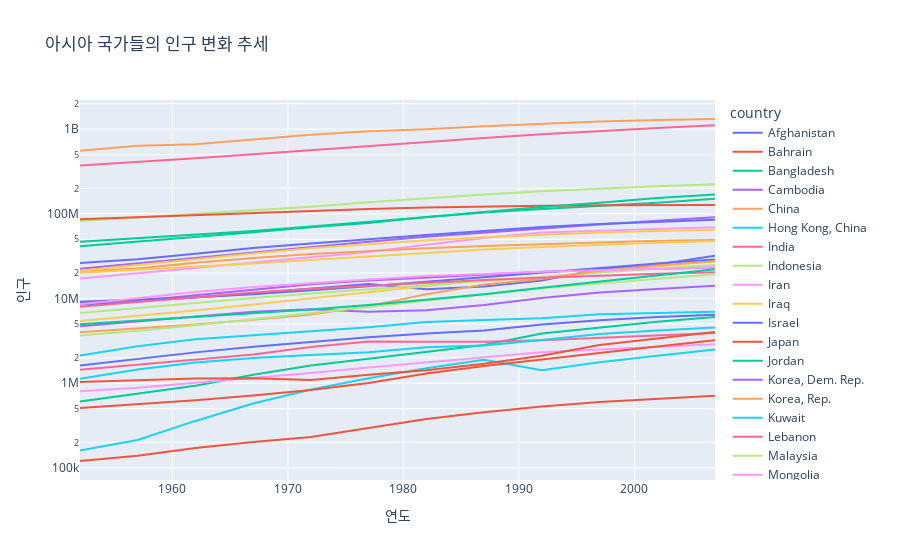

Notebook cell for this chart:
### Code cell
# 2. 아시아 국가들의 인구 변화 추세 (선 그래프)

asia_df = gapminder_df[gapminder_df['continent'] == 'Asia']

fig = px.line(asia_df,
              x= 'year',
              y= 'pop',
              color= 'country',
              title='아시아 국가들의 인구 변화 추세')

# 아시아 국가들만 필터링
asia_df = gapminder_df[gapminder_df['continent'] == 'Asia']

# 선 그래프 생성
fig = px.line(asia_df,
              x='year',
              y='pop',
              color='country',
              log_y=True,
              title='아시아 국가들의 인구 변화 추세',
              labels={'pop': '인구', 'year': '연도'})

fig.show()

### Figure 1 — Plotly figure (JSON) as saved in the notebook; plotly's stock layout.template omitted (floating-point values rounded to 4 significant figures)
{"data": [{"hovertemplate": "country=Afghanistan<br>연도=%{x}<br>인구=%{y}<extra></extra>", "legendgroup": "Afghanistan", "line": {"color": "#636efa", "dash": "solid"}, "marker": {"symbol": "circle"}, "mode": "lines", "name": "Afghanistan", "orientation": "v", "showlegend": true, "type": "scatter", "x": [1952, 1957, 1962, 1967, 1972, 1977, 1982, 1987, 1992, 1997, 2002, 2007], "xaxis": "x", "y": [8425333, 9240934, 10267083, 11537966, 13079460, 14880372, 12881816, 13867957, 16317921, 22227415, 25268405, 31889923], "yaxis": "y"}, {"hovertemplate": "country=Bahrain<br>연도=%{x}<br>인구=%{y}<extra></extra>", "legendgroup": "Bahrain", "line": {"color": "#EF553B", "dash": "solid"}, "marker": {"symbol": "circle"}, "mode": "lines", "name": "Bahrain", "orientation": "v", "showlegend": true, "type": "scatter", "x": [1952, 1957, 1962, 1967, 1972, 1977, 1982, 1987, 1992, 1997, 2002, 2007], "xaxis": "x", "y": [120447, 138655, 171863, 202182, 230800, 297410, 377967, 454612, 529491, 598561, 656397, 708573], "yaxis": "y"}, {"hovertemplate": "country=Bangladesh<br>연도=%{x}<br>인구=%{y}<extra></extra>", "legendgroup": "Bangladesh", "line": {"color": "#00cc96", "dash": "solid"}, "marker": {"symbol": "circle"}, "mode": "lines", "name": "Bangladesh", "orientation": "v", "showlegend": true, "type": "scatter", "x": [1952, 1957, 1962, 1967, 1972, 1977, 1982, 1987, 1992, 1997, 2002, 2007], "xaxis": "x", "y": [46886859, 51365468, 56839289, 62821884, 70759295, 80428306, 93074406, 103764241, 113704579, 123315288, 135656790, 150448339], "yaxis": "y"}, {"hovertemplate": "country=Cambodia<br>연도=%{x}<br>인구=%{y}<extra></extra>", "legendgroup": "Cambodia", "line": {"color": "#ab63fa", "dash": "solid"}, "marker": {"symbol": "circle"}, "mode": "lines", "name": "Cambodia", "orientation": "v", "showlegend": true, "type": "scatter", "x": [1952, 1957, 1962, 1967, 1972, 1977, 1982, 1987, 1992, 1997, 2002, 2007], "xaxis": "x", "y": [4693836, 5322536, 6083619, 6960067, 7450606, 6978607, 7272485, 8371791, 10150094, 11782962, 12926707, 14131858], "yaxis": "y"}, {"hovertemplate": "country=China<br>연도=%{x}<br>인구=%{y}<extra></extra>", "legendgroup": "China", "line": {"color": "#FFA15A", "dash": "solid"}, "marker": {"symbol": "circle"}, "mode": "lines", "name": "China", "orientation": "v", "showlegend": true, "type": "scatter", "x": [1952, 1957, 1962, 1967, 1972, 1977, 1982, 1987, 1992, 1997, 2002, 2007], "xaxis": "x", "y": [556263527, 637408000, 665770000, 754550000, 862030000, 943455000, 1000281000, 1084035000, 1164970000, 1230075000, 1280400000, 1318683096], "yaxis": "y"}, {"hovertemplate": "country=Hong Kong, China<br>연도=%{x}<br>인구=%{y}<extra></extra>", "legendgroup": "Hong Kong, China", "line": {"color": "#19d3f3", "dash": "solid"}, "marker": {"symbol": "circle"}, "mode": "lines", "name": "Hong Kong, China", "orientation": "v", "showlegend": true, "type": "scatter", "x": [1952, 1957, 1962, 1967, 1972, 1977, 1982, 1987, 1992, 1997, 2002, 2007], "xaxis": "x", "y": [2125900, 2736300, 3305200, 3722800, 4115700, 4583700, 5264500, 5584510, 5829696, 6495918, 6762476, 6980412], "yaxis": "y"}, {"hovertemplate": "country=India<br>연도=%{x}<br>인구=%{y}<extra></extra>", "legendgroup": "India", "line": {"color": "#FF6692", "dash": "solid"}, "marker": {"symbol": "circle"}, "mode": "lines", "name": "India", "orientation": "v", "showlegend": true, "type": "scatter", "x": [1952, 1957, 1962, 1967, 1972, 1977, 1982, 1987, 1992, 1997, 2002, 2007], "xaxis": "x", "y": [372000000, 409000000, 454000000, 506000000, 567000000, 634000000, 708000000, 788000000, 872000000, 959000000, 1034172547, 1110396331], "yaxis": "y"}, {"hovertemplate": "country=Indonesia<br>연도=%{x}<br>인구=%{y}<extra></extra>", "legendgroup": "Indonesia", "line": {"color": "#B6E880", "dash": "solid"}, "marker": {"symbol": "circle"}, "mode": "lines", "name": "Indonesia", "orientation": "v", "showlegend": true, "type": "scatter", "x": [1952, 1957, 1962, 1967, 1972, 1977, 1982, 1987, 1992, 1997, 2002, 2007], "xaxis": "x", "y": [82052000, 90124000, 99028000, 109343000, 121282000, 136725000, 153343000, 169276000, 184816000, 199278000, 211060000, 223547000], "yaxis": "y"}, {"hovertemplate": "country=Iran<br>연도=%{x}<br>인구=%{y}<extra></extra>", "legendgroup": "Iran", "line": {"color": "#FF97FF", "dash": "solid"}, "marker": {"symbol": "circle"}, "mode": "lines", "name": "Iran", "orientation": "v", "showlegend": true, "type": "scatter", "x": [1952, 1957, 1962, 1967, 1972, 1977, 1982, 1987, 1992, 1997, 2002, 2007], "xaxis": "x", "y": [17272000, 19792000, 22874000, 26538000, 30614000, 35480679, 43072751, 51889696, 60397973, 63327987, 66907826, 69453570], "yaxis": "y"}, {"hovertemplate": "country=Iraq<br>연도=%{x}<br>인구=%{y}<extra></extra>", "legendgroup": "Iraq", "line": {"color": "#FECB52", "dash": "solid"}, "marker": {"symbol": "circle"}, "mode": "lines", "name": "Iraq", "orientation": "v", "showlegend": true, "type": "scatter", "x": [1952, 1957, 1962, 1967, 1972, 1977, 1982, 1987, 1992, 1997, 2002, 2007], "xaxis": "x", "y": [5441766, 6248643, 7240260, 8519282, 10061506, 11882916, 14173318, 16543189, 17861905, 20775703, 24001816, 27499638], "yaxis": "y"}, {"hovertemplate": "country=Israel<br>연도=%{x}<br>인구=%{y}<extra></extra>", "legendgroup": "Israel", "line": {"color": "#636efa", "dash": "solid"}, "marker": {"symbol": "circle"}, "mode": "lines", "name": "Israel", "orientation": "v", "showlegend": true, "type": "scatter", "x": [1952, 1957, 1962, 1967, 1972, 1977, 1982, 1987, 1992, 1997, 2002, 2007], "xaxis": "x", "y": [1620914, 1944401, 2310904, 2693585, 3095893, 3495918, 3858421, 4203148, 4936550, 5531387, 6029529, 6426679], "yaxis": "y"}, {"hovertemplate": "country=Japan<br>연도=%{x}<br>인구=%{y}<extra></extra>", "legendgroup": "Japan", "line": {"color": "#EF553B", "dash": "solid"}, "marker": {"symbol": "circle"}, "mode": "lines", "name": "Japan", "orientation": "v", "showlegend": true, "type": "scatter", "x": [1952, 1957, 1962, 1967, 1972, 1977, 1982, 1987, 1992, 1997, 2002, 2007], "xaxis": "x", "y": [86459025, 91563009, 95831757, 100825279, 107188273, 113872473, 118454974, 122091325, 124329269, 125956499, 127065841, 127467972], "yaxis": "y"}, {"hovertemplate": "country=Jordan<br>연도=%{x}<br>인구=%{y}<extra></extra>", "legendgroup": "Jordan", "line": {"color": "#00cc96", "dash": "solid"}, "marker": {"symbol": "circle"}, "mode": "lines", "name": "Jordan", "orientation": "v", "showlegend": true, "type": "scatter", "x": [1952, 1957, 1962, 1967, 1972, 1977, 1982, 1987, 1992, 1997, 2002, 2007], "xaxis": "x", "y": [607914, 746559, 933559, 1255058, 1613551, 1937652, 2347031, 2820042, 3867409, 4526235, 5307470, 6053193], "yaxis": "y"}, {"hovertemplate": "country=Korea, Dem. Rep.<br>연도=%{x}<br>인구=%{y}<extra></extra>", "legendgroup": "Korea, Dem. Rep.", "line": {"color": "#ab63fa", "dash": "solid"}, "marker": {"symbol": "circle"}, "mode": "lines", "name": "Korea, Dem. Rep.", "orientation": "v", "showlegend": true, "type": "scatter", "x": [1952, 1957, 1962, 1967, 1972, 1977, 1982, 1987, 1992, 1997, 2002, 2007], "xaxis": "x", "y": [8865488, 9411381, 10917494, 12617009, 14781241, 16325320, 17647518, 19067554, 20711375, 21585105, 22215365, 23301725], "yaxis": "y"}, {"hovertemplate": "country=Korea, Rep.<br>연도=%{x}<br>인구=%{y}<extra></extra>", "legendgroup": "Korea, Rep.", "line": {"color": "#FFA15A", "dash": "solid"}, "marker": {"symbol": "circle"}, "mode": "lines", "name": "Korea, Rep.", "orientation": "v", "showlegend": true, "type": "scatter", "x": [1952, 1957, 1962, 1967, 1972, 1977, 1982, 1987, 1992, 1997, 2002, 2007], "xaxis": "x", "y": [20947571, 22611552, 26420307, 30131000, 33505000, 36436000, 39326000, 41622000, 43805450, 46173816, 47969150, 49044790], "yaxis": "y"}, {"hovertemplate": "country=Kuwait<br>연도=%{x}<br>인구=%{y}<extra></extra>", "legendgroup": "Kuwait", "line": {"color": "#19d3f3", "dash": "solid"}, "marker": {"symbol": "circle"}, "mode": "lines", "name": "Kuwait", "orientation": "v", "showlegend": true, "type": "scatter", "x": [1952, 1957, 1962, 1967, 1972, 1977, 1982, 1987, 1992, 1997, 2002, 2007], "xaxis": "x", "y": [160000, 212846, 358266, 575003, 841934, 1140357, 1497494, 1891487, 1418095, 1765345, 2111561, 2505559], "yaxis": "y"}, {"hovertemplate": "country=Lebanon<br>연도=%{x}<br>인구=%{y}<extra></extra>", "legendgroup": "Lebanon", "line": {"color": "#FF6692", "dash": "solid"}, "marker": {"symbol": "circle"}, "mode": "lines", "name": "Lebanon", "orientation": "v", "showlegend": true, "type": "scatter", "x": [1952, 1957, 1962, 1967, 1972, 1977, 1982, 1987, 1992, 1997, 2002, 2007], "xaxis": "x", "y": [1439529, 1647412, 1886848, 2186894, 2680018, 3115787, 3086876, 3089353, 3219994, 3430388, 3677780, 3921278], "yaxis": "y"}, {"hovertemplate": "country=Malaysia<br>연도=%{x}<br>인구=%{y}<extra></extra>", "legendgroup": "Malaysia", "line": {"color": "#B6E880", "dash": "solid"}, "marker": {"symbol": "circle"}, "mode": "lines", "name": "Malaysia", "orientation": "v", "showlegend": true, "type": "scatter", "x": [1952, 1957, 1962, 1967, 1972, 1977, 1982, 1987, 1992, 1997, 2002, 2007], "xaxis": "x", "y": [6748378, 7739235, 8906385, 10154878, 11441462, 12845381, 14441916, 16331785, 18319502, 20476091, 22662365, 24821286], "yaxis": "y"}, {"hovertemplate": "country=Mongolia<br>연도=%{x}<br>인구=%{y}<extra></extra>", "legendgroup": "Mongolia", "line": {"color": "#FF97FF", "dash": "solid"}, "marker": {"symbol": "circle"}, "mode": "lines", "name": "Mongolia", "orientation": "v", "showlegend": true, "type": "scatter", "x": [1952, 1957, 1962, 1967, 1972, 1977, 1982, 1987, 1992, 1997, 2002, 2007], "xaxis": "x", "y": [800663, 882134, 1010280, 1149500, 1320500, 1528000, 1756032, 2015133, 2312802, 2494803, 2674234, 2874127], "yaxis": "y"}, {"hovertemplate": "country=Myanmar<br>연도=%{x}<br>인구=%{y}<extra></extra>", "legendgroup": "Myanmar", "line": {"color": "#FECB52", "dash": "solid"}, "marker": {"symbol": "circle"}, "mode": "lines", "name": "Myanmar", "orientation": "v", "showlegend": true, "type": "scatter", "x": [1952, 1957, 1962, 1967, 1972, 1977, 1982, 1987, 1992, 1997, 2002, 2007], "xaxis": "x", "y": [20092996, 21731844, 23634436, 25870271, 28466390, 31528087, 34680442, 38028578, 40546538, 43247867, 45598081, 47761980], "yaxis": "y"}, {"hovertemplate": "country=Nepal<br>연도=%{x}<br>인구=%{y}<extra></extra>", "legendgroup": "Nepal", "line": {"color": "#636efa", "dash": "solid"}, "marker": {"symbol": "circle"}, "mode": "lines", "name": "Nepal", "orientation": "v", "showlegend": true, "type": "scatter", "x": [1952, 1957, 1962, 1967, 1972, 1977, 1982, 1987, 1992, 1997, 2002, 2007], "xaxis": "x", "y": [9182536, 9682338, 10332057, 11261690, 12412593, 13933198, 15796314, 17917180, 20326209, 23001113, 25873917, 28901790], "yaxis": "y"}, {"hovertemplate": "country=Oman<br>연도=%{x}<br>인구=%{y}<extra></extra>", "legendgroup": "Oman", "line": {"color": "#EF553B", "dash": "solid"}, "marker": {"symbol": "circle"}, "mode": "lines", "name": "Oman", "orientation": "v", "showlegend": true, "type": "scatter", "x": [1952, 1957, 1962, 1967, 1972, 1977, 1982, 1987, 1992, 1997, 2002, 2007], "xaxis": "x", "y": [507833, 561977, 628164, 714775, 829050, 1004533, 1301048, 1593882, 1915208, 2283635, 2713462, 3204897], "yaxis": "y"}, {"hovertemplate": "country=Pakistan<br>연도=%{x}<br>인구=%{y}<extra></extra>", "legendgroup": "Pakistan", "line": {"color": "#00cc96", "dash": "solid"}, "marker": {"symbol": "circle"}, "mode": "lines", "name": "Pakistan", "orientation": "v", "showlegend": true, "type": "scatter", "x": [1952, 1957, 1962, 1967, 1972, 1977, 1982, 1987, 1992, 1997, 2002, 2007], "xaxis": "x", "y": [41346560, 46679944, 53100671, 60641899, 69325921, 78152686, 91462088, 105186881, 120065004, 135564834, 153403524, 169270617], "yaxis": "y"}, {"hovertemplate": "country=Philippines<br>연도=%{x}<br>인구=%{y}<extra></extra>", "legendgroup": "Philippines", "line": {"color": "#ab63fa", "dash": "solid"}, "marker": {"symbol": "circle"}, "mode": "lines", "name": "Philippines", "orientation": "v", "showlegend": true, "type": "scatter", "x": [1952, 1957, 1962, 1967, 1972, 1977, 1982, 1987, 1992, 1997, 2002, 2007], "xaxis": "x", "y": [22438691, 26072194, 30325264, 35356600, 40850141, 46850962, 53456774, 60017788, 67185766, 75012988, 82995088, 91077287], "yaxis": "y"}, {"hovertemplate": "country=Saudi Arabia<br>연도=%{x}<br>인구=%{y}<extra></extra>", "legendgroup": "Saudi Arabia", "line": {"color": "#FFA15A", "dash": "solid"}, "marker": {"symbol": "circle"}, "mode": "lines", "name": "Saudi Arabia", "orientation": "v", "showlegend": true, "type": "scatter", "x": [1952, 1957, 1962, 1967, 1972, 1977, 1982, 1987, 1992, 1997, 2002, 2007], "xaxis": "x", "y": [4005677, 4419650, 4943029, 5618198, 6472756, 8128505, 11254672, 14619745, 16945857, 21229759, 24501530, 27601038], "yaxis": "y"}, {"hovertemplate": "country=Singapore<br>연도=%{x}<br>인구=%{y}<extra></extra>", "legendgroup": "Singapore", "line": {"color": "#19d3f3", "dash": "solid"}, "marker": {"symbol": "circle"}, "mode": "lines", "name": "Singapore", "orientation": "v", "showlegend": true, "type": "scatter", "x": [1952, 1957, 1962, 1967, 1972, 1977, 1982, 1987, 1992, 1997, 2002, 2007], "xaxis": "x", "y": [1127000, 1445929, 1750200, 1977600, 2152400, 2325300, 2651869, 2794552, 3235865, 3802309, 4197776, 4553009], "yaxis": "y"}, {"hovertemplate": "country=Sri Lanka<br>연도=%{x}<br>인구=%{y}<extra></extra>", "legendgroup": "Sri Lanka", "line": {"color": "#FF6692", "dash": "solid"}, "marker": {"symbol": "circle"}, "mode": "lines", "name": "Sri Lanka", "orientation": "v", "showlegend": true, "type": "scatter", "x": [1952, 1957, 1962, 1967, 1972, 1977, 1982, 1987, 1992, 1997, 2002, 2007], "xaxis": "x", "y": [7982342, 9128546, 10421936, 11737396, 13016733, 14116836, 15410151, 16495304, 17587060, 18698655, 19576783, 20378239], "yaxis": "y"}, {"hovertemplate": "country=Syria<br>연도=%{x}<br>인구=%{y}<extra></extra>", "legendgroup": "Syria", "line": {"color": "#B6E880", "dash": "solid"}, "marker": {"symbol": "circle"}, "mode": "lines", "name": "Syria", "orientation": "v", "showlegend": true, "type": "scatter", "x": [1952, 1957, 1962, 1967, 1972, 1977, 1982, 1987, 1992, 1997, 2002, 2007], "xaxis": "x", "y": [3661549, 4149908, 4834621, 5680812, 6701172, 7932503, 9410494, 11242847, 13219062, 15081016, 17155814, 19314747], "yaxis": "y"}, {"hovertemplate": "country=Taiwan<br>연도=%{x}<br>인구=%{y}<extra></extra>", "legendgroup": "Taiwan", "line": {"color": "#FF97FF", "dash": "solid"}, "marker": {"symbol": "circle"}, "mode": "lines", "name": "Taiwan", "orientation": "v", "showlegend": true, "type": "scatter", "x": [1952, 1957, 1962, 1967, 1972, 1977, 1982, 1987, 1992, 1997, 2002, 2007], "xaxis": "x", "y": [8550362, 10164215, 11918938, 13648692, 15226039, 16785196, 18501390, 19757799, 20686918, 21628605, 22454239, 23174294], "yaxis": "y"}, {"hovertemplate": "country=Thailand<br>연도=%{x}<br>인구=%{y}<extra></extra>", "legendgroup": "Thailand", "line": {"color": "#FECB52", "dash": "solid"}, "marker": {"symbol": "circle"}, "mode": "lines", "name": "Thailand", "orientation": "v", "showlegend": true, "type": "scatter", "x": [1952, 1957, 1962, 1967, 1972, 1977, 1982, 1987, 1992, 1997, 2002, 2007], "xaxis": "x", "y": [21289402, 25041917, 29263397, 34024249, 39276153, 44148285, 48827160, 52910342, 56667095, 60216677, 62806748, 65068149], "yaxis": "y"}, {"hovertemplate": "country=Vietnam<br>연도=%{x}<br>인구=%{y}<extra></extra>", "legendgroup": "Vietnam", "line": {"color": "#636efa", "dash": "solid"}, "marker": {"symbol": "circle"}, "mode": "lines", "name": "Vietnam", "orientation": "v", "showlegend": true, "type": "scatter", "x": [1952, 1957, 1962, 1967, 1972, 1977, 1982, 1987, 1992, 1997, 2002, 2007], "xaxis": "x", "y": [26246839, 28998543, 33796140, 39463910, 44655014, 50533506, 56142181, 62826491, 69940728, 76048996, 80908147, 85262356], "yaxis": "y"}, {"hovertemplate": "country=West Bank and Gaza<br>연도=%{x}<br>인구=%{y}<extra></extra>", "legendgroup": "West Bank and Gaza", "line": {"color": "#EF553B", "dash": "solid"}, "marker": {"symbol": "circle"}, "mode": "lines", "name": "West Bank and Gaza", "orientation": "v", "showlegend": true, "type": "scatter", "x": [1952, 1957, 1962, 1967, 1972, 1977, 1982, 1987, 1992, 1997, 2002, 2007], "xaxis": "x", "y": [1030585, 1070439, 1133134, 1142636, 1089572, 1261091, 1425876, 1691210, 2104779, 2826046, 3389578, 4018332], "yaxis": "y"}, {"hovertemplate": "country=Yemen, Rep.<br>연도=%{x}<br>인구=%{y}<extra></extra>", "legendgroup": "Yemen, Rep.", "line": {"color": "#00cc96", "dash": "solid"}, "marker": {"symbol": "circle"}, "mode": "lines", "name": "Yemen, Rep.", "orientation": "v", "showlegend": true, "type": "scatter", "x": [1952, 1957, 1962, 1967, 1972, 1977, 1982, 1987, 1992, 1997, 2002, 2007], "xaxis": "x", "y": [4963829, 5498090, 6120081, 6740785, 7407075, 8403990, 9657618, 11219340, 13367997, 15826497, 18701257, 22211743], "yaxis": "y"}], "layout": {"legend": {"title": {"text": "country"}, "tracegroupgap": 0}, "title": {"text": "아시아 국가들의 인구 변화 추세"}, "xaxis": {"anchor": "y", "domain": [0, 1], "title": {"text": "연도"}}, "yaxis": {"anchor": "x", "domain": [0, 1], "title": {"text": "인구"}, "type": "log"}}}
